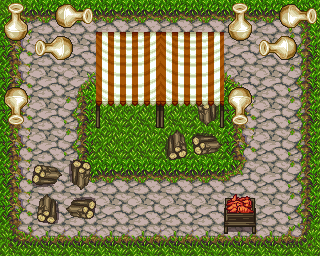

This game map was drawn from its Tiled (.tmx) file and the tilesets committed beside it. A one-line description and the trimmed map source follow:
An orthogonal 10x8 tile map with 32x32 px tiles, 4 tile layers (Ground, Animated, Collisions, Higher) and 3 objects (failure, expected, flipped_tile_object).

<map version="1.0" tiledversion="1.0.2" orientation="orthogonal" renderorder="right-down" width="10" height="8" tilewidth="32" tileheight="32" backgroundcolor="#0000ff" nextobjectid="6">
 <properties>
  <property name="testMapProperty" value="SUCCESS" />
 </properties>
 <tileset firstgid="1" name="tileset1" tilewidth="32" tileheight="32" tilecount="256" columns="16">
  <properties>
   <property name="testTilesetProperty" value="SUCCESS" />
  </properties>
  <image source="orthogonal_tileset.png" width="512" height="512" />
  <tile id="0">
   <properties>
    <property name="testTileProperty" value="SUCCESS" />
   </properties>
  </tile>
  <tile id="52">
   <properties>
    <property name="testTileProperty" value="SUCCESS" />
   </properties>
  </tile>
  <tile id="157">
   <animation>
    <frame tileid="157" duration="100" />
    <frame tileid="156" duration="100" />
   </animation>
  </tile>
 </tileset>
 <layer name="Ground" width="10" height="8">
  <data>[80 cells, 80 non-empty, 14 distinct tile ids]</data>
 </layer>
 <layer name="Animated" width="10" height="8">
  <data>[80 cells, 2 non-empty, 2 distinct tile ids]</data>
 </layer>
 <layer name="Collisions" width="10" height="8">
  <properties>
   <property name="testLayerProperty" value="SUCCESS" />
  </properties>
  <data>[80 cells, 7 non-empty, 1 distinct tile ids]</data>
 </layer>
 <objectgroup name="Objects">
  <object id="1" name="test2" type="failure" x="260" y="192" width="24" height="16">
   <properties>
    <property name="testProperty" value="SUCCESS2" />
   </properties>
  </object>
  <object id="2" name="test1" type="expected" x="32" y="64" width="16" height="24">
   <properties>
    <property name="testProperty" value="SUCCESS" />
   </properties>
  </object>
  <object id="5" name="flipped_tile_object" gid="3221225628" x="288" y="128" width="32" height="32" />
 </objectgroup>
 <layer name="Higher" width="10" height="8">
  <data>[80 cells, 28 non-empty, 8 distinct tile ids]</data>
 </layer>
</map>
